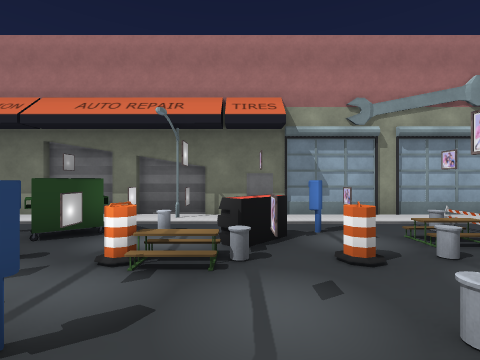
view 1 (above)

19 first-person views from a walk through a 3-D level made in the Unity game engine. The camera is 1.5 m above the floor, looks level and sees 85° across. The floor is counted in squares, 2 m on a side. Each view is taken from the middle of a square. On the plan, view 1 faces up. The plan holds only what a view shows up to about 9 squares ahead; the rest is blank. The place goes on beyond the plan. Some surface patterns are stand-ins.

view 2
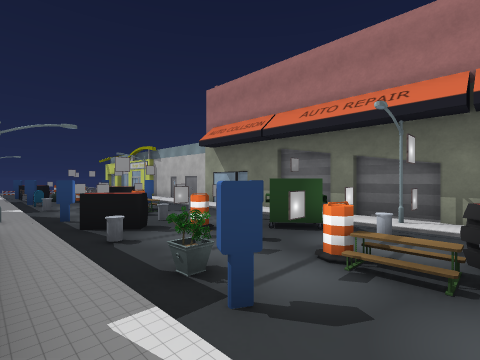

view 3
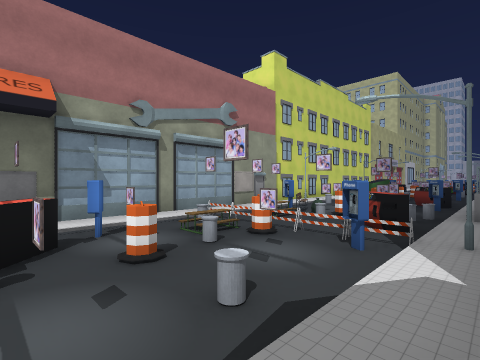

view 4
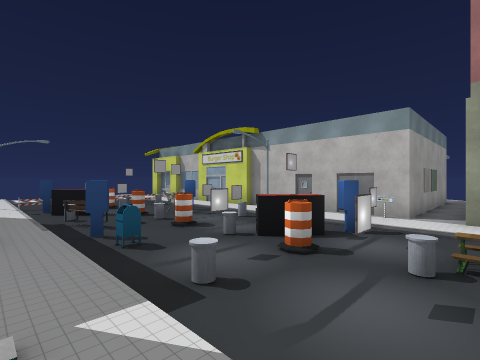

view 5
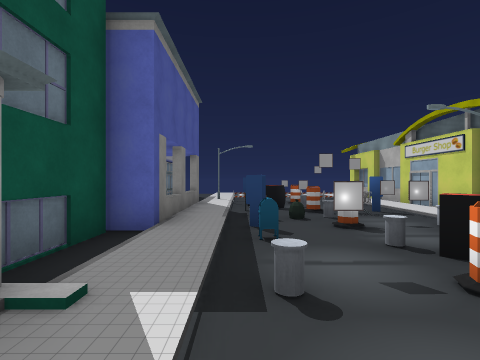

view 6
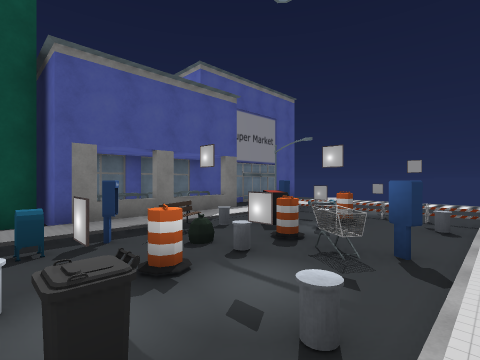

view 7
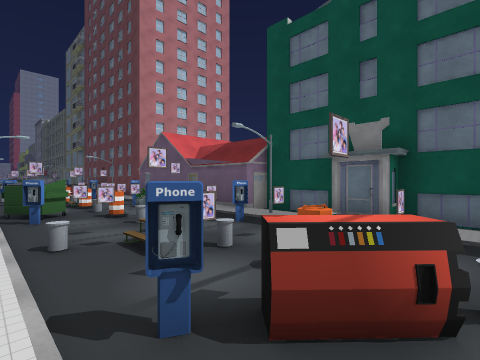

view 8
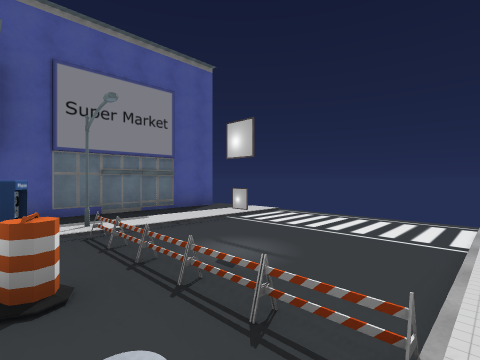

view 9
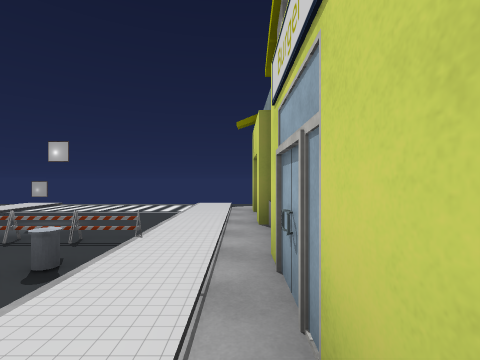

view 10
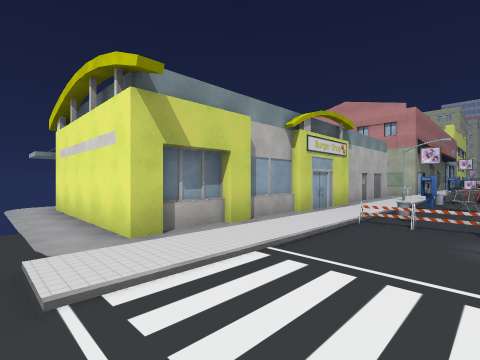

view 11
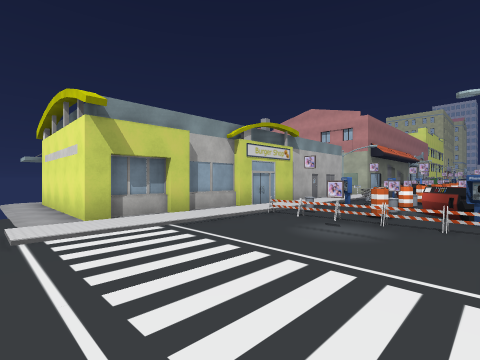

view 12
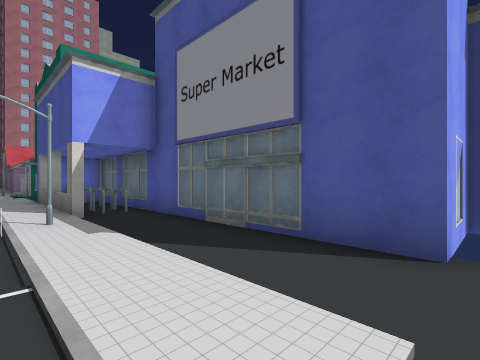

view 13
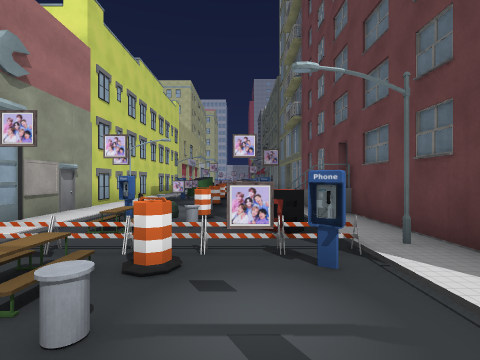

view 14
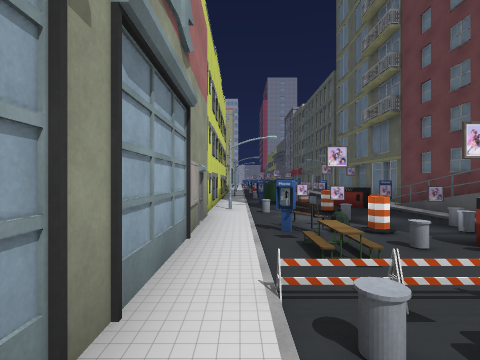

view 15
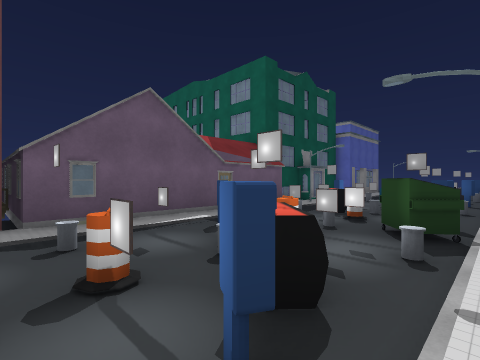

view 16
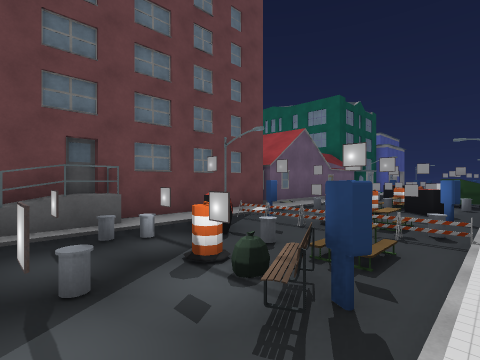

view 17
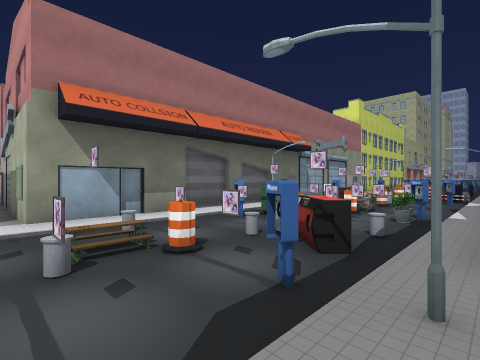

view 18
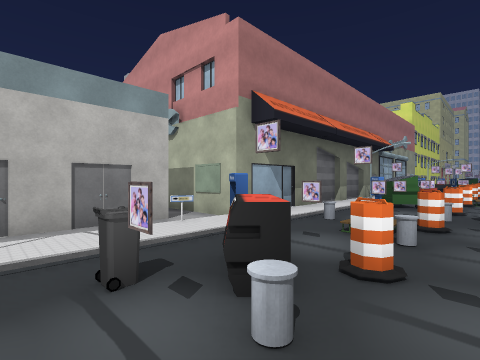

view 19
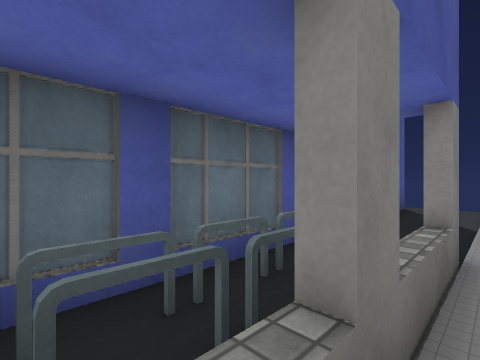

### Floor plan
Key: @ floor where view 1 was taken; # wall or solid block; . main floor; : floor 0.25 m higher than the main floor; = window, fence, low wall or low ledge; ^ raised ledge; S streetlight; B bin; M mailbox; C cart; O other object.
Columns run from 21 left of view 1 to 9 right of it. Each row starts with its distance up from view 1.
 12               #
 11  .#         #.#
 10  .#         #.#
  9  .#         #.#
  8  .#         #.#
  7 ..###########.##
  6 ..............O#O####OOO#OOOO##
  5 .:::::::C:S:::::::::S::::::O::S
  4 .::..OO.OOOBOOOO.OBOOOOOOOOO.OO
  3 .::.OOOOOOOOO.OOOO.OOOOOOOOOOOO
  2 .::..O.O.O..OO.OO.OOOO.O.OOOO..
  1 .::..OO.OOOMO..O.O.OO.O.OO.OO.O
  0 .::::S#::::::::S:O  O@O  S
 -1 .......===#######          #^
 -2 .##########
 -3 ##

Where each view was taken, in squares from view 1:
view 1: 0 up, 0 right, facing up
view 2: 0 up, 0 right, facing up-left
view 3: 0 up, 0 right, facing up-right
view 4: 0 up, 7 left, facing up-left
view 5: 1 up, 7 left, facing left
view 6: 5 up, 10 left, facing down-left
view 7: 5 up, 10 left, facing down-right
view 8: 5 up, 15 left, facing down-left
view 9: 6 up, 13 left, facing left
view 10: 3 up, 21 left, facing up-right
view 11: 1 up, 21 left, facing up-right
view 12: 1 up, 21 left, facing down-right
view 13: 2 up, 1 right, facing right
view 14: 5 up, 2 right, facing right
view 15: 5 up, 2 right, facing down-left
view 16: 5 up, 8 right, facing down-left
view 17: 0 up, 8 left, facing up-right
view 18: 2 up, 11 left, facing up-right
view 19: 0 up, 12 left, facing down-left
